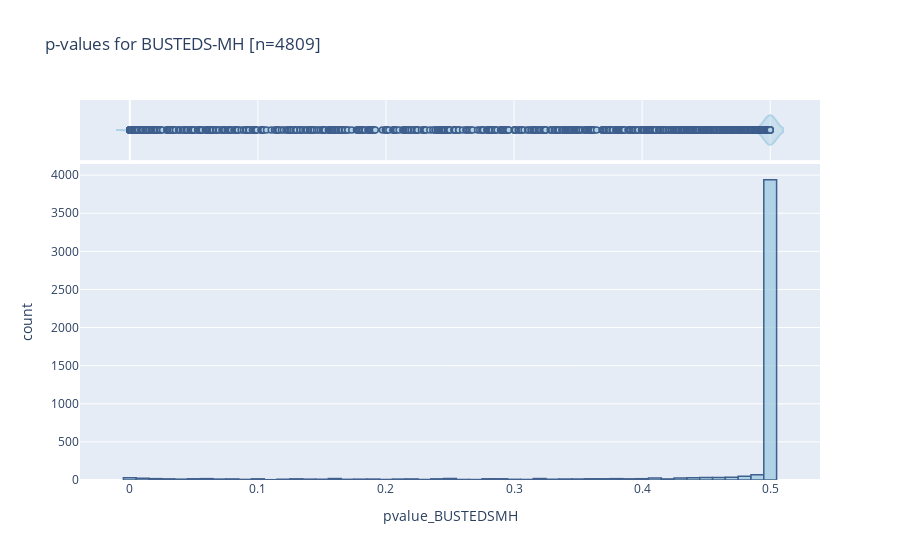

The cell this chart's notebook holds for it:
### Code cell
#https://plotly.com/python/histograms/

#fig = px.histogram(df, x="delta_cAIC", marginal="violin", title='delta c-AIC for aBSREL-MH versus aBSREL', color_discrete_sequence=['indianred'])

#fig.update_traces(opacity=0.75)

fig = px.histogram(df, x="pvalue_BUSTEDSMH", marginal="violin", title='p-values for BUSTEDS-MH [n=' + str(len(df.index)) + ']')
fig.update_traces(marker_color='rgb(158,202,225)', marker_line_color='rgb(8,48,107)',
                  marker_line_width=1.5, opacity=0.75)
fig.show()

### Figure 1 — Plotly figure (JSON) as saved in the notebook; plotly's stock layout.template omitted (floating-point values rounded to 4 significant figures; data arrays with more than 128 entries replaced by an {"elided": "..."} marker saying what was removed)
{"data": [{"alignmentgroup": "True", "bingroup": "x", "hovertemplate": "pvalue_BUSTEDSMH=%{x}<br>count=%{y}<extra></extra>", "legendgroup": "", "marker": {"color": "rgb(158,202,225)", "line": {"color": "rgb(8,48,107)", "width": 1.5}}, "name": "", "offsetgroup": "", "opacity": 0.75, "orientation": "v", "showlegend": false, "type": "histogram", "x": {"elided": "4809 float values"}, "xaxis": "x", "yaxis": "y"}, {"alignmentgroup": "True", "hovertemplate": "pvalue_BUSTEDSMH=%{x}<extra></extra>", "legendgroup": "", "marker": {"color": "rgb(158,202,225)", "line": {"color": "rgb(8,48,107)", "width": 1.5}}, "name": "", "offsetgroup": "", "opacity": 0.75, "scalegroup": "x", "showlegend": false, "type": "violin", "x": {"elided": "4809 float values"}, "xaxis": "x2", "yaxis": "y2"}], "layout": {"barmode": "relative", "legend": {"tracegroupgap": 0}, "title": {"text": "p-values for BUSTEDS-MH [n=4809]"}, "xaxis": {"anchor": "y", "domain": [0, 1], "title": {"text": "pvalue_BUSTEDSMH"}}, "xaxis2": {"anchor": "y2", "domain": [0, 1], "matches": "x", "showgrid": true, "showticklabels": false}, "yaxis": {"anchor": "x", "domain": [0, 0.8316], "title": {"text": "count"}}, "yaxis2": {"anchor": "x2", "domain": [0.8416, 1], "matches": "y2", "showgrid": false, "showline": false, "showticklabels": false, "ticks": ""}}}
